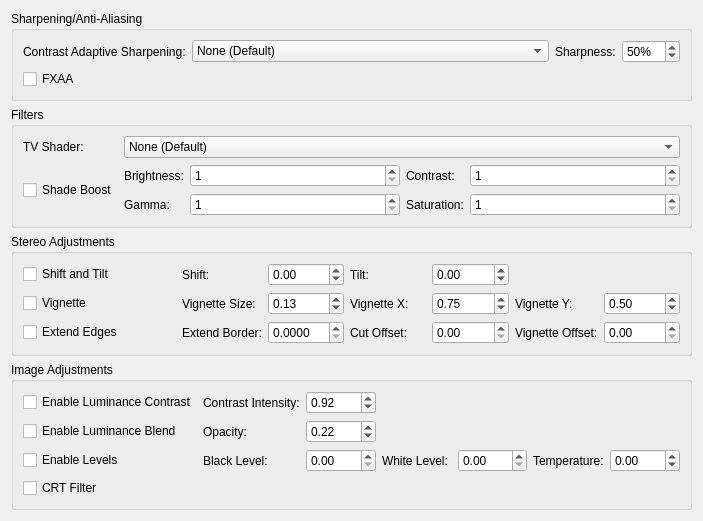
<?xml version="1.0" encoding="UTF-8"?>
<ui version="4.0">
 <class>GraphicsPostProcessingSettingsTab</class>
 <widget class="QWidget" name="GraphicsPostProcessingSettingsTab">
  <property name="geometry">
   <rect>
    <x>0</x>
    <y>0</y>
    <width>703</width>
    <height>500</height>
   </rect>
  </property>
  <property name="windowTitle">
   <string/>
  </property>
  <layout class="QVBoxLayout" name="verticalLayout">
   <item>
    <widget class="QGroupBox" name="sharpeningGroup">
     <property name="title">
      <string>Sharpening/Anti-Aliasing</string>
     </property>
     <layout class="QFormLayout" name="formLayout_2">
      <item row="0" column="0">
       <widget class="QLabel" name="casModeLabel">
        <property name="text">
         <string extracomment="You might find an official translation for this on AMD's website (Spanish version linked): https://www.amd.com/es/technologies/radeon-software-fidelityfx">Contrast Adaptive Sharpening:</string>
        </property>
        <property name="buddy">
         <cstring>casMode</cstring>
        </property>
       </widget>
      </item>
      <item row="0" column="1">
       <layout class="QHBoxLayout" name="casLayout" stretch="1,0">
        <item>
         <widget class="QComboBox" name="casMode">
          <property name="sizePolicy">
           <sizepolicy hsizetype="Ignored" vsizetype="Fixed">
            <horstretch>0</horstretch>
            <verstretch>0</verstretch>
           </sizepolicy>
          </property>
          <item>
           <property name="text">
            <string>None (Default)</string>
           </property>
          </item>
          <item>
           <property name="text">
            <string>Sharpen Only (Internal Resolution)</string>
           </property>
          </item>
          <item>
           <property name="text">
            <string>Sharpen and Resize (Display Resolution)</string>
           </property>
          </item>
         </widget>
        </item>
        <item>
         <layout class="QHBoxLayout" name="sharpnessLayout">
          <item>
           <widget class="QLabel" name="casSharpnessLabel">
            <property name="text">
             <string>Sharpness:</string>
            </property>
            <property name="buddy">
             <cstring>casSharpness</cstring>
            </property>
           </widget>
          </item>
          <item>
           <widget class="QSpinBox" name="casSharpness">
            <property name="suffix">
             <string extracomment="Percentage sign that will appear next to a number. Add a space or whatever is needed before depending on your language.">%</string>
            </property>
            <property name="maximum">
             <number>100</number>
            </property>
            <property name="value">
             <number>50</number>
            </property>
           </widget>
          </item>
         </layout>
        </item>
       </layout>
      </item>
      <item row="1" column="0" colspan="2">
       <widget class="QCheckBox" name="fxaa">
        <property name="text">
         <string>FXAA</string>
        </property>
       </widget>
      </item>
     </layout>
    </widget>
   </item>
   <item>
    <widget class="QGroupBox" name="filtersLayout">
     <property name="title">
      <string>Filters</string>
     </property>
     <layout class="QGridLayout" name="gridLayout_4">
      <item row="1" column="0">
       <widget class="QCheckBox" name="shadeBoost">
        <property name="text">
         <string>Shade Boost</string>
        </property>
       </widget>
      </item>
      <item row="1" column="1">
       <layout class="QGridLayout" name="gridLayout" columnstretch="0,1,0,1">
        <item row="0" column="0">
         <widget class="QLabel" name="brightnessLabel">
          <property name="text">
           <string>Brightness:</string>
          </property>
          <property name="buddy">
           <cstring>shadeBoostBrightness</cstring>
          </property>
         </widget>
        </item>
        <item row="0" column="3">
         <widget class="QSpinBox" name="shadeBoostContrast">
          <property name="minimum">
           <number>1</number>
          </property>
          <property name="maximum">
           <number>100</number>
          </property>
         </widget>
        </item>
        <item row="0" column="2">
         <widget class="QLabel" name="contrastLabel">
          <property name="text">
           <string>Contrast:</string>
          </property>
          <property name="buddy">
           <cstring>shadeBoostContrast</cstring>
          </property>
         </widget>
        </item>
        <item row="0" column="1">
         <widget class="QSpinBox" name="shadeBoostBrightness">
          <property name="minimum">
           <number>1</number>
          </property>
          <property name="maximum">
           <number>100</number>
          </property>
         </widget>
        </item>
        <item row="1" column="0">
         <widget class="QLabel" name="gammaLabel">
          <property name="text">
           <string>Gamma:</string>
          </property>
          <property name="buddy">
           <cstring>shadeBoostGamma</cstring>
          </property>
         </widget>
        </item>
        <item row="1" column="1">
         <widget class="QSpinBox" name="shadeBoostGamma">
          <property name="minimum">
           <number>1</number>
          </property>
          <property name="maximum">
           <number>100</number>
          </property>
         </widget>
        </item>
        <item row="1" column="2">
         <widget class="QLabel" name="saturationLabel">
          <property name="text">
           <string>Saturation:</string>
          </property>
          <property name="buddy">
           <cstring>shadeBoostSaturation</cstring>
          </property>
         </widget>
        </item>
        <item row="1" column="3">
         <widget class="QSpinBox" name="shadeBoostSaturation">
          <property name="minimum">
           <number>1</number>
          </property>
          <property name="maximum">
           <number>100</number>
          </property>
         </widget>
        </item>
       </layout>
      </item>
      <item row="0" column="0">
       <widget class="QLabel" name="tvShaderLabel">
        <property name="text">
         <string>TV Shader:</string>
        </property>
        <property name="buddy">
         <cstring>tvShader</cstring>
        </property>
       </widget>
      </item>
      <item row="0" column="1">
       <widget class="QComboBox" name="tvShader">
        <item>
         <property name="text">
          <string>None (Default)</string>
         </property>
        </item>
        <item>
         <property name="text">
          <string>Scanline Filter</string>
         </property>
        </item>
        <item>
         <property name="text">
          <string>Diagonal Filter</string>
         </property>
        </item>
        <item>
         <property name="text">
          <string>Triangular Filter</string>
         </property>
        </item>
        <item>
         <property name="text">
          <string>Wave Filter</string>
         </property>
        </item>
        <item>
         <property name="text">
          <string extracomment="Lottes = Timothy Lottes, the creator of the shader filter. Leave as-is. CRT= Cathode Ray Tube, an old type of television technology.">Lottes CRT</string>
         </property>
        </item>
        <item>
         <property name="text">
          <string>4xRGSS downsampling (4x Rotated Grid SuperSampling)</string>
         </property>
        </item>
        <item>
         <property name="text">
          <string>NxAGSS downsampling (Nx Automatic Grid SuperSampling)</string>
         </property>
        </item>
       </widget>
      </item>
     </layout>
    </widget>
   </item>
   <item>
     <widget class="QGroupBox" name="stereoFixGroup">
      <property name="title">
       <string>Stereo Adjustments</string>
      </property>
      <layout class="QGridLayout" name="gridLayout_stereoFix">
       <item row="0" column="0" colspan="2">
        <widget class="QCheckBox" name="stereoFixEnableShiftTilt">
         <property name="text">
          <string>Shift and Tilt</string>
         </property>
        </widget>
       </item>
       <item row="0" column="2">
        <widget class="QLabel" name="stereoFixShiftLabel">
         <property name="text">
          <string>Shift:</string>
         </property>
         <property name="buddy">
          <cstring>stereoFixShift</cstring>
         </property>
        </widget>
       </item>
       <item row="0" column="3">
        <widget class="QDoubleSpinBox" name="stereoFixShift">
         <property name="minimum"><double>-30.000000000000000</double></property>
         <property name="maximum"><double>30.000000000000000</double></property>
         <property name="singleStep"><double>1.000000000000000</double></property>
        </widget>
       </item>
       <item row="0" column="4">
        <widget class="QLabel" name="stereoFixTiltLabel">
         <property name="text"><string>Tilt:</string></property>
         <property name="buddy"><cstring>stereoFixTilt</cstring></property>
        </widget>
       </item>
       <item row="0" column="5">
        <widget class="QDoubleSpinBox" name="stereoFixTilt">
         <property name="minimum"><double>-10.000000000000000</double></property>
         <property name="maximum"><double>10.000000000000000</double></property>
         <property name="singleStep"><double>1.000000000000000</double></property>
        </widget>
       </item>

       <item row="1" column="0" colspan="2">
        <widget class="QCheckBox" name="stereoFixEnableVignette">
         <property name="text">
          <string>Vignette</string>
         </property>
        </widget>
       </item>
       <item row="1" column="2">
        <widget class="QLabel" name="stereoFixVignetteSizeLabel"><property name="text"><string>Vignette Size:</string></property><property name="buddy"><cstring>stereoFixVignetteSize</cstring></property></widget>
       </item>
       <item row="1" column="3">
        <widget class="QDoubleSpinBox" name="stereoFixVignetteSize">
         <property name="decimals"><number>2</number></property>
         <property name="minimum"><double>0.000000000000000</double></property>
         <property name="maximum"><double>1.000000000000000</double></property>
         <property name="singleStep"><double>0.010000000000000</double></property>
         <property name="value"><double>0.130000000000000</double></property>
        </widget>
       </item>
       <item row="1" column="4">
        <widget class="QLabel" name="stereoFixVignetteXLabel"><property name="text"><string>Vignette X:</string></property><property name="buddy"><cstring>stereoFixVignetteX</cstring></property></widget>
       </item>
       <item row="1" column="5">
        <widget class="QDoubleSpinBox" name="stereoFixVignetteX">
         <property name="decimals"><number>2</number></property>
         <property name="minimum"><double>0.000000000000000</double></property>
         <property name="maximum"><double>2.000000000000000</double></property>
         <property name="singleStep"><double>0.010000000000000</double></property>
         <property name="value"><double>0.750000000000000</double></property>
        </widget>
       </item>
       <item row="1" column="6">
        <widget class="QLabel" name="stereoFixVignetteYLabel"><property name="text"><string>Vignette Y:</string></property><property name="buddy"><cstring>stereoFixVignetteY</cstring></property></widget>
       </item>
       <item row="1" column="7">
        <widget class="QDoubleSpinBox" name="stereoFixVignetteY">
         <property name="decimals"><number>2</number></property>
         <property name="minimum"><double>0.000000000000000</double></property>
         <property name="maximum"><double>2.000000000000000</double></property>
         <property name="singleStep"><double>0.010000000000000</double></property>
         <property name="value"><double>0.500000000000000</double></property>
        </widget>
       </item>

       <item row="2" column="0" colspan="2">
        <widget class="QCheckBox" name="stereoFixExtendEdges"><property name="text"><string>Extend Edges</string></property></widget>
       </item>
       <item row="2" column="2">
        <widget class="QLabel" name="stereoFixExtendBorderLabel"><property name="text"><string>Extend Border:</string></property><property name="buddy"><cstring>stereoFixExtendBorder</cstring></property></widget>
       </item>
       <item row="2" column="3">
        <widget class="QDoubleSpinBox" name="stereoFixExtendBorder">
         <property name="decimals"><number>4</number></property>
         <property name="minimum"><double>0.000000000000000</double></property>
         <property name="maximum"><double>0.100000000000000</double></property>
         <property name="singleStep"><double>0.000100000000000</double></property>
        </widget>
       </item>
       <item row="2" column="4">
        <widget class="QLabel" name="stereoFixCutOffsetLabel"><property name="text"><string>Cut Offset:</string></property><property name="buddy"><cstring>stereoFixCutOffset</cstring></property></widget>
       </item>
       <item row="2" column="5">
        <widget class="QDoubleSpinBox" name="stereoFixCutOffset">
         <property name="minimum"><double>0.000000000000000</double></property>
         <property name="maximum"><double>200.000000000000000</double></property>
         <property name="singleStep"><double>1.000000000000000</double></property>
        </widget>
       </item>
       <item row="2" column="6">
        <widget class="QLabel" name="stereoFixVignetteOffsetLabel"><property name="text"><string>Vignette Offset:</string></property><property name="buddy"><cstring>stereoFixVignetteOffset</cstring></property></widget>
       </item>
       <item row="2" column="7">
        <widget class="QDoubleSpinBox" name="stereoFixVignetteOffset">
         <property name="minimum"><double>0.000000000000000</double></property>
         <property name="maximum"><double>250.000000000000000</double></property>
         <property name="singleStep"><double>1.000000000000000</double></property>
        </widget>
       </item>

      </layout>
     </widget>
    </item>
    <item>
     <widget class="QGroupBox" name="stereoFixImageAdjustmentsGroup">
      <property name="title">
       <string>Image Adjustments</string>
      </property>
      <layout class="QGridLayout" name="gridLayout_stereoFixImageAdjustments">
       <item row="0" column="0" colspan="2">
        <widget class="QCheckBox" name="stereoFixEnableAutoGamma">
         <property name="text">
          <string>Enable Luminance Contrast</string>
         </property>
        </widget>
       </item>
       <item row="0" column="2">
        <widget class="QLabel" name="stereoFixContrastIntensityLabel">
         <property name="text">
          <string>Contrast Intensity:</string>
         </property>
         <property name="buddy">
          <cstring>stereoFixContrastIntensity</cstring>
         </property>
        </widget>
       </item>
       <item row="0" column="3">
        <widget class="QDoubleSpinBox" name="stereoFixContrastIntensity">
         <property name="decimals">
          <number>2</number>
         </property>
         <property name="minimum">
          <double>0.010000000000000</double>
         </property>
         <property name="maximum">
          <double>1.000000000000000</double>
         </property>
         <property name="singleStep">
          <double>0.010000000000000</double>
         </property>
         <property name="value">
          <double>0.920000000000000</double>
         </property>
        </widget>
       </item>
       <item row="1" column="0" colspan="2">
        <widget class="QCheckBox" name="stereoFixEnableLuminanceBlend">
         <property name="text">
          <string>Enable Luminance Blend</string>
         </property>
        </widget>
       </item>
       <item row="1" column="2">
        <widget class="QLabel" name="stereoFixOpacityLabel">
         <property name="text">
          <string>Opacity:</string>
         </property>
         <property name="buddy">
          <cstring>stereoFixOpacity</cstring>
         </property>
        </widget>
       </item>
       <item row="1" column="3">
        <widget class="QDoubleSpinBox" name="stereoFixOpacity">
         <property name="decimals">
          <number>2</number>
         </property>
         <property name="minimum">
          <double>0.000000000000000</double>
         </property>
         <property name="maximum">
          <double>1.000000000000000</double>
         </property>
         <property name="singleStep">
          <double>0.010000000000000</double>
         </property>
         <property name="value">
          <double>0.220000000000000</double>
         </property>
        </widget>
       </item>
       <item row="2" column="0" colspan="2">
        <widget class="QCheckBox" name="stereoFixEnableLevels">
         <property name="text">
          <string>Enable Levels</string>
         </property>
        </widget>
       </item>
       <item row="2" column="2">
        <widget class="QLabel" name="stereoFixBlackLevelLabel">
         <property name="text">
          <string>Black Level:</string>
         </property>
         <property name="buddy">
          <cstring>stereoFixBlackLevel</cstring>
         </property>
        </widget>
       </item>
       <item row="2" column="3">
        <widget class="QDoubleSpinBox" name="stereoFixBlackLevel">
         <property name="minimum">
          <double>0.000000000000000</double>
         </property>
         <property name="maximum">
          <double>16.000000000000000</double>
         </property>
         <property name="singleStep">
          <double>1.000000000000000</double>
         </property>
        </widget>
       </item>
       <item row="2" column="4">
        <widget class="QLabel" name="stereoFixWhiteLevelLabel">
         <property name="text">
          <string>White Level:</string>
         </property>
         <property name="buddy">
          <cstring>stereoFixWhiteLevel</cstring>
         </property>
        </widget>
       </item>
       <item row="2" column="5">
        <widget class="QDoubleSpinBox" name="stereoFixWhiteLevel">
         <property name="minimum">
          <double>0.000000000000000</double>
         </property>
         <property name="maximum">
          <double>32.000000000000000</double>
         </property>
         <property name="singleStep">
          <double>1.000000000000000</double>
         </property>
        </widget>
       </item>
       <item row="2" column="6">
        <widget class="QLabel" name="stereoFixTemperatureLabel">
         <property name="text">
          <string>Temperature:</string>
         </property>
         <property name="buddy">
          <cstring>stereoFixTemperature</cstring>
         </property>
        </widget>
       </item>
        <item row="2" column="7">
         <widget class="QDoubleSpinBox" name="stereoFixTemperature">
         <property name="decimals">
          <number>2</number>
         </property>
         <property name="minimum">
          <double>-1.000000000000000</double>
         </property>
         <property name="maximum">
          <double>1.000000000000000</double>
         </property>
         <property name="singleStep">
          <double>0.010000000000000</double>
         </property>
         </widget>
        </item>
        <item row="3" column="0" colspan="2">
         <widget class="QCheckBox" name="stereoFixEnableCRTFilter">
          <property name="text">
           <string>CRT Filter</string>
          </property>
         </widget>
        </item>
        </layout>
       </widget>
    </item>
    <item>
     <spacer name="verticalSpacer">
     <property name="orientation">
      <enum>Qt::Orientation::Vertical</enum>
     </property>
     <property name="sizeHint" stdset="0">
      <size>
       <width>20</width>
       <height>0</height>
      </size>
     </property>
    </spacer>
   </item>
  </layout>
 </widget>
 <tabstops>
  <tabstop>casMode</tabstop>
  <tabstop>casSharpness</tabstop>
  <tabstop>fxaa</tabstop>
  <tabstop>tvShader</tabstop>
  <tabstop>shadeBoost</tabstop>
  <tabstop>shadeBoostBrightness</tabstop>
  <tabstop>shadeBoostContrast</tabstop>
  <tabstop>shadeBoostGamma</tabstop>
  <tabstop>shadeBoostSaturation</tabstop>
 </tabstops>
 <resources/>
 <connections/>
</ui>
